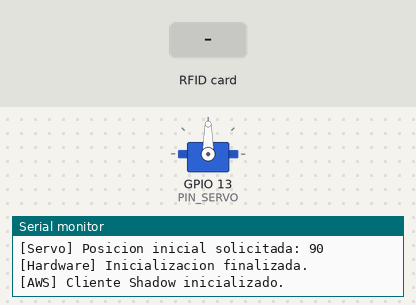
Recording of a program running on a simulated ESP32. On the bench: servo, the last lines printed to the serial monitor. Inputs (shaded band) come from the test bench. WiFi joins after 1.5 s; servers stay silent unless stated; the local clock reads 2024-03-15 10:24:30 at power-on unless the program sets it; no MQTT or app messages arrive unless stated.

Above: at 1.3 s.
1.4 s: RFID card 39 61 D7 06 held to the reader
At 1.9 s:
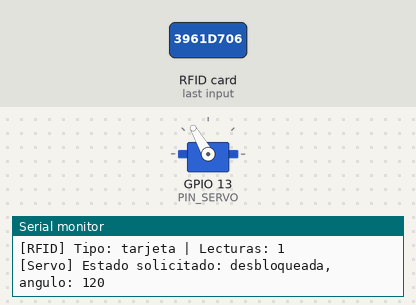
3.0 s: RFID card 9C 31 8B 06 held to the reader
At 3.4 s:
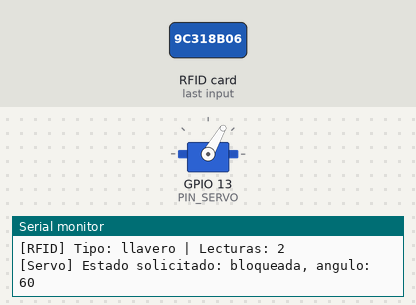
Timing chart, 0 to 6.0 s (numbered marks = the images above; inputs shaded):
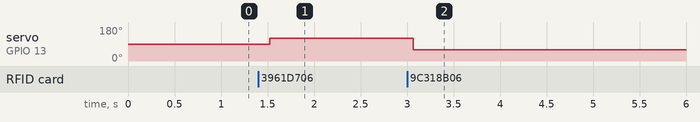

Measured:
- after the input at 1.4 s, servo on GPIO 13 (PIN_SERVO): 90° → 120° after 0.12 s
- after the input at 3.0 s, servo on GPIO 13 (PIN_SERVO): 120° → 60° after 0.07 s

The program:

main.cpp
```cpp
#include <Arduino.h>
#include "DoorHardware.h"
#include "CloudShadow.h"

DoorHardware hardware;
CloudShadow cloud(hardware);

void setup() {
  Serial.begin(115200);
  hardware.begin();
  cloud.begin();
}

void loop() {
  const bool changed = hardware.update();
  cloud.update(changed);
  delay(5);
}
```

CloudShadow.cpp
```cpp
#include "CloudShadow.h"
#include <WiFi.h>
#include <time.h>
#include "config.h"

CloudShadow::CloudShadow(DoorHardware& hardware) : hardware_(hardware), mqtt_(tls_) {}

void CloudShadow::begin() {
  shadowPrefix_ = String("$aws/things/") + THING_NAME + "/shadow";
  WiFi.mode(WIFI_STA);
  WiFi.setAutoReconnect(true);
  WiFi.begin(WIFI_SSID, WIFI_PASSWORD);
  lastWifiAttempt_ = millis();
  tls_.setCACert(AWS_ROOT_CA);
  tls_.setCertificate(AWS_DEVICE_CERT);
  tls_.setPrivateKey(AWS_PRIVATE_KEY);
  mqtt_.setServer(AWS_IOT_ENDPOINT, 8883);
  mqtt_.setBufferSize(2048);
  mqtt_.setKeepAlive(60);
  mqtt_.setSocketTimeout(4);
  mqtt_.setCallback([this](char* t, byte* p, unsigned int n) { onMessage(t, p, n); });
  Serial.println("[AWS] Cliente Shadow inicializado.");
}

void CloudShadow::connectMqtt() {
  if (mqtt_.connected()) return;
  if (millis() - lastMqttAttempt_ < 3000) return;
  lastMqttAttempt_ = millis();
  Serial.println("[AWS] Conectando MQTT/TLS...");
  if (!mqtt_.connect(THING_NAME)) {
    Serial.printf("[AWS] Error MQTT=%d\n", mqtt_.state());
    return;
  }
  Serial.println("[AWS] Conectado.");
  // Subscribir ANTES de solicitar el Shadow; AWS responde de forma asíncrona.
  mqtt_.subscribe((shadowPrefix_ + "/update/delta").c_str(), 1);
  mqtt_.subscribe((shadowPrefix_ + "/get/accepted").c_str(), 1);
  mqtt_.subscribe((shadowPrefix_ + "/get/rejected").c_str(), 1);
  mqtt_.subscribe((shadowPrefix_ + "/update/rejected").c_str(), 1);
  haveVersion_ = false;
  shadowVersion_ = 0;
  requestShadow();
}

void CloudShadow::requestShadow() {
  getToken_ = String("get-") + String(millis()) + "-" + String(++tokenSequence_);
  JsonDocument request;
  request["clientToken"] = getToken_;
  char buffer[96];
  serializeJson(request, buffer, sizeof(buffer));
  waitingForGet_ = true;
  requestedGetAt_ = millis();
  mqtt_.publish((shadowPrefix_ + "/get").c_str(), buffer);
}

void CloudShadow::applyDesired(JsonVariantConst desired) {
  if (desired.isNull()) return;
  const char* requested = desired["cerrojo"] | "";
  if (strlen(requested) && !hardware_.requestLockState(String(requested))) {
    Serial.println("[AWS] Estado desired inválido; ignorado.");
  }
}

void CloudShadow::onMessage(char* topic, byte* payload, unsigned int length) {
  JsonDocument document;
  auto err = deserializeJson(document, payload, length);
  if (err) {
    Serial.printf("[AWS] JSON inválido: %s\n", err.c_str());
    return;
  }
  String receivedTopic(topic);
  if (receivedTopic.endsWith("/update/delta")) {
    // Una orden RFID pendiente prevalece hasta comprobar su convergencia en AWS.
    if (localPending_) return;
    const uint32_t version = document["version"] | 0U;
    if (haveVersion_ && version <= shadowVersion_) return;
    shadowVersion_ = version;
    haveVersion_ = true;
    if (waitingForGet_) return; // GET anterior a este delta se volvera a solicitar.
    applyDesired(document["state"].as<JsonVariantConst>());
  } else if (receivedTopic.endsWith("/get/accepted")) {
    if (!waitingForGet_ || getToken_ != (document["clientToken"] | "")) return;
    const uint32_t version = document["version"] | 0U;
    if (haveVersion_ && version < shadowVersion_) {
      requestShadow();
      return;
    }
    shadowVersion_ = version;
    haveVersion_ = true;
    waitingForGet_ = false;
    if (localPending_) {
      const String desired = document["state"]["desired"]["cerrojo"] | "";
      const String reported = document["state"]["reported"]["cerrojo"] | "";
      if (!hardware_.isServoMoving() && desired == localDesired_ &&
          reported == localDesired_) {
        localPending_ = false;
        Serial.println("[AWS] Orden RFID sincronizada (estado de software).");
      }
    } else {
      applyDesired(document["state"]["desired"].as<JsonVariantConst>());
    }
    if (!hardware_.isServoMoving()) report();
  } else if (receivedTopic.endsWith("/get/rejected")) {
    if (!waitingForGet_ || getToken_ != (document["clientToken"] | "")) return;
    if ((document["code"] | 0) == 404) {
      waitingForGet_ = false;
      haveVersion_ = false;
      shadowVersion_ = 0;
      report(); // Crear Shadow; para otros errores conservar espera y reintentar.
    }
    Serial.println("[AWS] GET rechazado; revisar permisos o existencia del Shadow.");
  } else if (receivedTopic.endsWith("/update/rejected")) {
    Serial.println("[AWS] UPDATE rechazado; resincronizar version/permisos.");
    if (localPending_ && !waitingForGet_) requestShadow();
  }
}


void CloudShadow::report() {
  // Publicar solo con MQTT conectado, Shadow sincronizado
  // y sin un movimiento pendiente del servomotor.
  if (!mqtt_.connected() ||
      waitingForGet_ ||
      hardware_.isServoMoving()) {
    return;
  }

  JsonDocument document;

  if (localPending_) {
    // Una sola escritura reconcilia la orden local y el estado comandado.
    // CAS evita sobrescribir silenciosamente un documento que cambio tras GET.
    if (millis() - lastReport_ < 1000) return;
    document["state"]["desired"]["cerrojo"] = localDesired_;
    if (haveVersion_) document["version"] = shadowVersion_;
  }

  JsonObject reported =
      document["state"]["reported"].to<JsonObject>();

  // Estado comandado del servomotor.
  // No representa una confirmacion mecanica.
  reported["cerrojo"] = hardware_.lockState();

  // Datos del lector RFID
  reported["tarjetasLeidas"] = hardware_.cardsRead();
  reported["ultimoRFID"] = hardware_.lastRFID();
  reported["rfid_available"] = hardware_.rfidAvailable();

  char buffer[512];

  size_t length =
      serializeJson(document, buffer, sizeof(buffer));

  if (length == 0 || length >= sizeof(buffer)) {
    Serial.println("[AWS] Error: JSON demasiado grande.");
    return;
  }

  const String topic = shadowPrefix_ + "/update";

  if (mqtt_.publish(topic.c_str(), buffer)) {
    lastReport_ = millis();

    Serial.println("[AWS] Estado enviado a Device Shadow:");
    Serial.println(buffer);
    // publish() no confirma persistencia. GET valida ambos campos antes de soltar
    // la prioridad local; si se pierde la conexion, se conserva en RAM.
    if (localPending_) requestShadow();
  } else {
    Serial.println("[AWS] Error publicando Device Shadow.");
  }
}

void CloudShadow::update(bool hardwareChanged) {
  const unsigned long now = millis();
  if (localRequestSeen_ != hardware_.localRequestId()) {
    localRequestSeen_ = hardware_.localRequestId();
    localDesired_ = hardware_.localLockRequest();
    localPending_ = true;
    if (mqtt_.connected()) requestShadow();
  }
  if (WiFi.status() != WL_CONNECTED) {
    if (now - lastWifiAttempt_ >= 5000) {
      lastWifiAttempt_ = now;
      WiFi.disconnect();
      WiFi.begin(WIFI_SSID, WIFI_PASSWORD);
      Serial.println("[WiFi] Reconectando...");
    }
    return;
  }
  // El reloj UTC correcto es necesario para validar los certificados TLS.
  if (time(nullptr) < 1700000000) {
    static unsigned long lastNtpAttempt = 0;
    if (now - lastNtpAttempt >= 4000) {
      lastNtpAttempt = now;
      configTime(0, 0, "pool.ntp.org", "time.google.com");
      Serial.println("[NTP] Sincronizando hora...");
    }
    return;
  }
  if (!mqtt_.connected()) connectMqtt();
  if (!mqtt_.connected()) return;
  mqtt_.loop();
  // Evitar quedar bloqueado por pérdida de respuesta GET.
  if (waitingForGet_ && millis() - requestedGetAt_ >= 8000) {
    requestShadow();
    Serial.println("[AWS] Reintentando sincronización Shadow...");
  }
  if (hardwareChanged || millis() - lastReport_ >= SHADOW_REPORT_INTERVAL_MS) report();
}
```

CloudShadow.h
```cpp
#pragma once
#include <Arduino.h>
#include <PubSubClient.h>
#include <ArduinoJson.h>
#include <WiFiClientSecure.h>
#include "DoorHardware.h"

class CloudShadow {
 public:
  explicit CloudShadow(DoorHardware& hardware);
  void begin();
  void update(bool hardwareChanged);

 private:
  void onMessage(char* topic, byte* payload, unsigned int length);
  void connectMqtt();
  void report();
  void applyDesired(JsonVariantConst desired);
  void requestShadow();
  DoorHardware& hardware_;
  WiFiClientSecure tls_;
  PubSubClient mqtt_;
  String shadowPrefix_;
  unsigned long lastWifiAttempt_ = 0;
  unsigned long lastMqttAttempt_ = 0;
  unsigned long lastReport_ = 0;
  unsigned long requestedGetAt_ = 0;
  bool waitingForGet_ = true;
  unsigned long localRequestSeen_ = 0;
  bool localPending_ = false;
  String localDesired_;
  String getToken_;
  unsigned long tokenSequence_ = 0;
  uint32_t shadowVersion_ = 0;
  bool haveVersion_ = false;
};
```

DoorHardware.cpp
```cpp
#include "DoorHardware.h"
#include <SPI.h>
#include "config.h"

namespace {
constexpr int SERVO_CENTRO = 90;
constexpr int SERVO_BLOQUEADO = 60;
constexpr int SERVO_DESBLOQUEADO = 120;
constexpr unsigned long SERVO_MOVIMIENTO_MS = 850;
}

DoorHardware::DoorHardware()
    : rfid_(PIN_RFID_SS, PIN_RFID_RST) {}

void DoorHardware::begin() {
  Serial.println("[Hardware] Inicializando...");

  // Inicializar RFID
  SPI.begin(PIN_RFID_SCK, PIN_RFID_MISO,
            PIN_RFID_MOSI, PIN_RFID_SS);

  rfid_.PCD_Init();
  delay(100);

  byte version = rfid_.PCD_ReadRegister(
      MFRC522::VersionReg);

  Serial.printf("[RFID] Version: 0x%02X\n", version);

  rfidAvailable_ = (version != 0x00 && version != 0xFF);

  // Inicializar servomotor
  servo_.setPeriodHertz(50);
  servo_.attach(PIN_SERVO, 500, 2400);
  servo_.write(SERVO_CENTRO);

  // No asumimos que existe un cerrojo físico confirmado
  lockState_ = "desconocido";
  targetLockState_ = "desconocido";

  Serial.println("[Servo] Posicion inicial solicitada: 90");
  Serial.println("[Hardware] Inicializacion finalizada.");
}

bool DoorHardware::requestLockState(const String& state) {
  if (state != "bloqueada" &&
      state != "desbloqueada") {
    return false;
  }

  if ((!moving_ && state == lockState_) ||
      (moving_ && state == targetLockState_)) {
    return true;
  }

  targetLockState_ = state;

  if (!servo_.attached()) {
    servo_.attach(PIN_SERVO, 500, 2400);
  }

  const int angle =
      state == "bloqueada"
          ? SERVO_BLOQUEADO
          : SERVO_DESBLOQUEADO;

  servo_.write(angle);

  moving_ = true;
  moveStartedAt_ = millis();

  Serial.printf(
      "[Servo] Estado solicitado: %s, angulo: %d\n",
      state.c_str(), angle);

  return true;
}

bool DoorHardware::update() {
  unsigned long now = millis();
  bool changed = false;

  // Finalizar comando del servo
  if (moving_ &&
      now - moveStartedAt_ >= SERVO_MOVIMIENTO_MS) {

    moving_ = false;
    lockState_ = targetLockState_;

    // Deja de enviar pulsos; no corta la alimentacion.
    servo_.detach();

    changed = true;

    Serial.printf(
        "[Servo] Comando finalizado: %s\n",
        lockState_.c_str());
  }

  // WUPA detecta tambien una tarjeta en HALT para no confundirla con retirada.
  if (!rfidAvailable_ || now - lastCardPoll_ < 150) return changed;
  lastCardPoll_ = now;
  byte atqa[2];
  byte atqaSize = sizeof(atqa);
  const auto presence = rfid_.PICC_WakeupA(atqa, &atqaSize);
  if (presence == MFRC522::STATUS_TIMEOUT) {
    if (now - lastCardSeen_ >= 750) cardLatched_ = false;
    return changed;
  }
  // Errores/colisiones no demuestran ausencia: no rearmar por una lectura fallida.
  lastCardSeen_ = now;
  if (!rfid_.PICC_ReadCardSerial()) return changed;

  bool sameCard = cardLatched_ && lastUidSize_ == rfid_.uid.size;
  for (byte i = 0; sameCard && i < lastUidSize_; ++i) {
    sameCard = lastUid_[i] == rfid_.uid.uidByte[i];
  }
  if (!sameCard && now - lastCardAt_ >= 1200) {
    cardLatched_ = true;
    lastUidSize_ = rfid_.uid.size;
    for (byte i = 0; i < lastUidSize_; ++i) lastUid_[i] = rfid_.uid.uidByte[i];

    lastCardAt_ = now;
    cardsRead_++;

    const byte TARJETA[] = {0x39, 0x61, 0xD7, 0x06};
    const byte LLAVERO[] = {0x9C, 0x31, 0x8B, 0x06};

    bool esTarjeta = (rfid_.uid.size == 4);
    bool esLlavero = (rfid_.uid.size == 4);

    if (rfid_.uid.size == 4) {
      for (byte i = 0; i < 4; i++) {
        if (rfid_.uid.uidByte[i] != TARJETA[i]) {
          esTarjeta = false;
        }
        if (rfid_.uid.uidByte[i] != LLAVERO[i]) {
          esLlavero = false;
        }
      }
    }

    if (esTarjeta) {
      lastRFID_ = "tarjeta";
    } else if (esLlavero) {
      lastRFID_ = "llavero";
    } else {
      lastRFID_ = "desconocido";
    }

    Serial.printf(
        "[RFID] Tipo: %s | Lecturas: %lu\n",
        lastRFID_.c_str(), cardsRead_);

    if (esTarjeta || esLlavero) {
      localLockRequest_ = esTarjeta ? "desbloqueada" : "bloqueada";
      requestLockState(localLockRequest_);
      ++localRequestId_;
    }
    changed = true;
  }

  rfid_.PICC_HaltA();
  rfid_.PCD_StopCrypto1();

  return changed;
}
```

DoorHardware.h
```cpp
#pragma once

#include <Arduino.h>
#include <ESP32Servo.h>
#include <MFRC522.h>

class DoorHardware {
 public:
  DoorHardware();

  void begin();
  bool update();

  // Control compartido por AWS y RFID, sin confirmacion mecanica.
  bool requestLockState(const String& state);

  // Información para Device Shadow
  String lockState() const { return lockState_; }
  unsigned long cardsRead() const { return cardsRead_; }
  String lastRFID() const { return lastRFID_; }
  bool rfidAvailable() const { return rfidAvailable_; }
  bool isServoMoving() const { return moving_; }
  unsigned long localRequestId() const { return localRequestId_; }
  String localLockRequest() const { return localLockRequest_; }

 private:
  MFRC522 rfid_;
  Servo servo_;

  unsigned long cardsRead_ = 0;
  unsigned long lastCardAt_ = 0;
  unsigned long lastCardPoll_ = 0;
  unsigned long lastCardSeen_ = 0;
  bool cardLatched_ = false;
  byte lastUid_[10] = {};
  byte lastUidSize_ = 0;
  unsigned long localRequestId_ = 0;
  String localLockRequest_;

  String lastRFID_ = "ninguno";
  bool rfidAvailable_ = false;

  String lockState_ = "desconocido";
  String targetLockState_ = "desconocido";

  bool moving_ = false;
  unsigned long moveStartedAt_ = 0;
};
```

config.example.h
```cpp
#pragma once
// Copiar a config.h, completar SOLO localmente. Nunca subir config.h al GitHub.
#define WIFI_SSID "REEMPLAZAR_WIFI"
#define WIFI_PASSWORD "REEMPLAZAR_PASSWORD"
#define AWS_IOT_ENDPOINT "REEMPLAZAR-ats.iot.us-east-1.amazonaws.com"
#define THING_NAME "puerta-sis234-g1-01"
// La CA es PUBLICA; el certificado de dispositivo y la clave privada son SECRETOS.
// Usar bloques PEM completos, incluidos BEGIN / END y saltos de linea.
static const char AWS_ROOT_CA[] = R"PEM(
-----BEGIN CERTIFICATE-----
PEGAR_AQUI_AMAZON_ROOT_CA_1
-----END CERTIFICATE-----
)PEM";
static const char AWS_DEVICE_CERT[] = R"PEM(
-----BEGIN CERTIFICATE-----
PEGAR_AQUI_CERTIFICADO_DEL_THING
-----END CERTIFICATE-----
)PEM";
static const char AWS_PRIVATE_KEY[] = R"PEM(
-----BEGIN RSA PRIVATE KEY-----
PEGAR_AQUI_CLAVE_PRIVADA_Y_SU_ENCABEZADO_REAL
-----END RSA PRIVATE KEY-----
)PEM";

// Conexion para ESP32 DevKit V1 y lector MFRC522/RC522 SPI.
static constexpr int PIN_RFID_SS = 21;
static constexpr int PIN_RFID_RST = 22;
static constexpr int PIN_RFID_SCK = 18;
static constexpr int PIN_RFID_MISO = 19;
static constexpr int PIN_RFID_MOSI = 23;
static constexpr int PIN_SERVO = 13;
static constexpr unsigned long SHADOW_REPORT_INTERVAL_MS = 5000;

// Angulos del SG90 definidos en DoorHardware.cpp: 60 y 120 grados.
```
